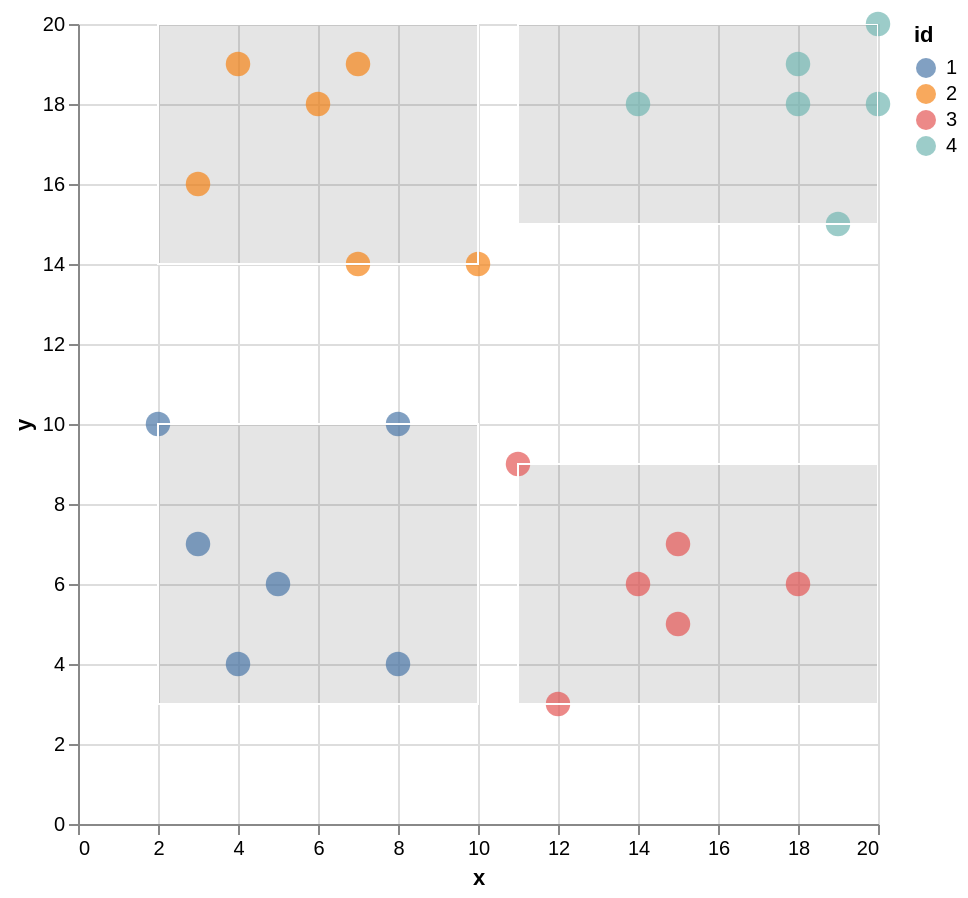

Here is the Vega-Lite specification saved for this chart:
### Vega-Lite specification from a JSON file in a GitHub repository (floating-point values rounded to 4 significant figures)
{"$schema": "https://vega.github.io/schema/vega-lite/v5.json", "width": 400, "height": 400, "data": {"values": [{"x": 5, "y": 6, "id": 1, "w": [2, 10], "h": [3, 10]}, {"x": 3, "y": 7, "id": 1, "w": [2, 10], "h": [3, 10]}, {"x": 4, "y": 4, "id": 1, "w": [2, 10], "h": [3, 10]}, {"x": 2, "y": 10, "id": 1, "w": [2, 10], "h": [3, 10]}, {"x": 8, "y": 4, "id": 1, "w": [2, 10], "h": [3, 10]}, {"x": 8, "y": 10, "id": 1, "w": [2, 10], "h": [3, 10]}, {"x": 3, "y": 16, "id": 2, "w": [2, 10], "h": [14, 20]}, {"x": 7, "y": 19, "id": 2, "w": [2, 10], "h": [14, 20]}, {"x": 6, "y": 18, "id": 2, "w": [2, 10], "h": [14, 20]}, {"x": 4, "y": 19, "id": 2, "w": [2, 10], "h": [14, 20]}, {"x": 7, "y": 14, "id": 2, "w": [2, 10], "h": [14, 20]}, {"x": 10, "y": 14, "id": 2, "w": [2, 10], "h": [14, 20]}, {"x": 15, "y": 5, "id": 3, "w": [11, 20], "h": [3, 9]}, {"x": 15, "y": 7, "id": 3, "w": [11, 20], "h": [3, 9]}, {"x": 11, "y": 9, "id": 3, "w": [11, 20], "h": [3, 9]}, {"x": 12, "y": 3, "id": 3, "w": [11, 20], "h": [3, 9]}, {"x": 18, "y": 6, "id": 3, "w": [11, 20], "h": [3, 9]}, {"x": 14, "y": 6, "id": 3, "w": [11, 20], "h": [3, 9]}, {"x": 20, "y": 20, "id": 4, "w": [11, 20], "h": [15, 20]}, {"x": 18, "y": 19, "id": 4, "w": [11, 20], "h": [15, 20]}, {"x": 20, "y": 18, "id": 4, "w": [11, 20], "h": [15, 20]}, {"x": 18, "y": 18, "id": 4, "w": [11, 20], "h": [15, 20]}, {"x": 14, "y": 18, "id": 4, "w": [11, 20], "h": [15, 20]}, {"x": 19, "y": 15, "id": 4, "w": [11, 20], "h": [15, 20]}]}, "params": [{"name": "id1", "select": "interval", "value": {"x": [2, 10], "y": [3, 10]}}, {"name": "id2", "select": "interval", "value": {"x": [2, 10], "y": [14, 20]}}, {"name": "id3", "select": "interval", "value": {"x": [11, 20], "y": [3, 9]}}, {"name": "id4", "select": "interval", "value": {"x": [11, 20], "y": [15, 20]}}], "mark": "circle", "encoding": {"x": {"field": "x", "type": "quantitative"}, "y": {"field": "y", "type": "quantitative"}, "color": {"field": "id", "type": "nominal"}, "shape": {"field": "id", "type": "nominal"}, "size": {"value": 150}}}
